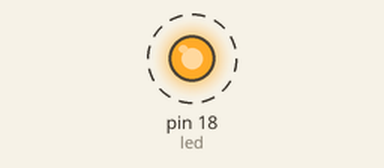
This program was run on a simulated MicroPython board. On the bench: output pins drawn as LEDs (lit = HIGH). Dashed ring = blinking.

Above: at 0.2 s.
Timing chart, 0 to 3.0 s (numbered marks = the images above):
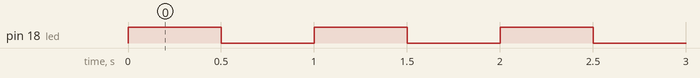

Measured:
- by itself, pin 18 (led): alternates HIGH for 0.50 s and LOW for 0.50 s

The program:

blink.py
```python
from machine import Pin
import time

# Configurar el pin 17 como salida
led = Pin(18, Pin.OUT)

while True:
    led.toggle()       # Cambia el estado del LED
    time.sleep(0.5)    # Espera medio segundo
```
